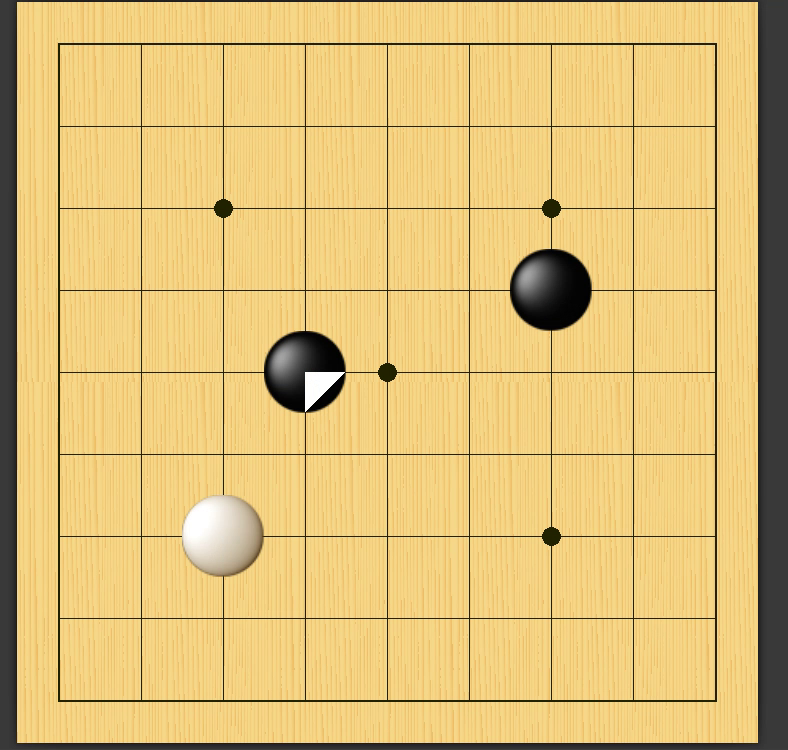
#> input picture frame 46 of samples/2.mp4, 788 x 750 px, given in place of 1.mp4, which was not available
$ python go_video_analyzer.py
#> lines starting #> are read from the running program, lines starting #| are printed output that depends on the picture; after the words box and inside, x2 and y2 are one past the last pixel; in counts of white or black regions, pixels touching at a corner belong together; pictures that were not available may be replaced by others from this repository, and a replacement may not be noted
### code/cross_point.py
# -*- coding: utf-8 -*-

'''
获取灰度图像中水平直线、垂直直线的交点坐标

author: Sunny An

date: 2017年4月18日 星期二
'''

import cv2
import numpy as np
import math


# 形态学运算的模板
__kernel = np.ones((3,3), np.uint8)

def get_cross_points(gray_img, canny_thresholds=(100, 255), close_times=1, line_threshold=300, r_error=10, t_error=10*np.pi/180):
    '''
    获取灰度图像中水平直线、垂直直线的交点坐标

    gray_img: 灰度图像

    canny_thresholds: Canny 算法获取图像边界的两个阈值

    close_times: 形态学闭运算次数

    line_threshold: Hough 变换检测直线的投票阈值

    r_error: Hough 变换检测直线时，r 值之差小于 r_error 认为是相似直线

    t_error: Hough 变换检测直线时，theta 值之差小于 t_error 认为是相似直线

    返回 二值图像，numpy 三维数组，前两维表示交点的顺序，最后一维长度为 2 ，表示交点 x, y 坐标
    '''

    # Canny 算法求边界
    canny = cv2.Canny(gray_img, *canny_thresholds)

    # 形态学运算，闭运算(先膨胀，后腐蚀)，填充空隙
    close = cv2.morphologyEx(canny, cv2.MORPH_CLOSE, __kernel, anchor=(1,1), iterations=close_times)

    # Hough 变换，检测直线
    lines = cv2.HoughLines(close, 1, np.pi / 180, line_threshold)
    if lines is None:
        return close, None

    # 只取 ± theta_range 误差内的的水平或垂直直线
    theta_range = 20 * np.pi / 180  # 20°

    # 最终筛选之后的直线
    horizontal_lines = []  # 水平线
    vertical_lines = [] # 垂直线

    for line in lines:
        rho, theta = int(line[0][0]), float(line[0][1])

        # 检测 ± theta_range 误差内的的水平或垂直直线
        line_type = 0  # 1水平线 2垂直线
        if rho >= 0 and theta >= np.pi / 2 - theta_range and theta <= np.pi / 2 + theta_range:
            line_type = 1
            line_list = horizontal_lines
        elif (rho >= 0 and theta >= 0 and theta <= theta_range) \
        or (rho <=0 and theta >= np.pi - theta_range and theta <np.pi):
            line_type = 2
            line_list = vertical_lines
        else:
            # 不在误差范围内，不是水平或垂直直线
            continue


        # 是否找到了相似直线
        found_similar = False
        insert_position = len(line_list)  # 插入直线信息的位置
        # 检查有无相似直线，并按 |rho| 升序排序
        for i, line in enumerate(line_list):
            r = line[0]
            t = line[1]

            symbol = rho * r >= 0
            if (symbol is True and abs(rho - r) <= r_error and abs(theta - t) <= t_error) \
            or (symbol is False and abs(rho + r) <= r_error and abs(np.pi - theta - t) <= t_error):
                # 是相似直线
                found_similar = True
                break
            elif abs(rho) < abs(r):
                # rho 长度 小于 r ，应插入 r 之前
                insert_position = i
                break

        if not found_similar:
            line_list.insert(insert_position, (rho, theta))


    len_h_lines, len_v_lines = len(horizontal_lines), len(vertical_lines)
    if len_h_lines < 3 or len_v_lines < 3:
        # 直线数量不足，认为没找到
        return close, None

    # 求得所有交点
    # 创建存放交点的数组
    points = np.empty((len_h_lines, len_v_lines, 2), dtype=int)
    for i in range(len_h_lines):
        c1, s1, r1 = math.cos(horizontal_lines[i][1]), math.sin(horizontal_lines[i][1]), horizontal_lines[i][0]
        for j in range(len_v_lines):
            c2, s2, r2 = math.cos(vertical_lines[j][1]), math.sin(vertical_lines[j][1]), vertical_lines[j][0]
            denominator = s1 * c2 - s2 * c1  # 分母
            x = int(round((r2 * s1 - r1 * s2) / denominator))
            y = int(round((r1 * c2 - r2 * c1) / denominator))
            points[i, j] = x, y

    # 过滤不在棋盘上的直线
    top, bottom, left , right = 0, 0, 0, 0
    #过滤上方水平直线
    for i in range(len_h_lines - 1):
        count = 0
        for j in range(len_v_lines):
            x = int(round(np.average(points[i: i + 2, j, 0])))
            y = int(round(np.average(points[i: i + 2, j, 1])))
            if 255 in close[y, x - 3: x + 3]:
                count += 1
        if count > len_v_lines // 2:
            # 超过一半的点在垂直直线上，认为该直线有效
            top = i
            break
    #过滤下方水平直线
    for i in range(len_h_lines - 2, -1, -1):
        count = 0
        for j in range(len_v_lines):
            x = int(round(np.average(points[i: i + 2, j, 0])))
            y = int(round(np.average(points[i: i + 2, j, 1])))
            if 255 in close[y, x - 3: x + 3]:
                count += 1
        if count > len_v_lines // 2:
            # 超过一半的点在垂直直线上，认为该直线有效
            bottom = i + 1
            break
    #过滤左侧垂直直线
    for i in range(len_v_lines - 1):
        count = 0
        for j in range(len_h_lines):
            x = int(round(np.average(points[j, i: i + 2, 0])))
            y = int(round(np.average(points[j, i: i + 2, 1])))
            if 255 in close[y - 3: y + 3, x]:
                count += 1
        if count > len_h_lines // 2:
            # 超过一半的点在垂直直线上，认为该直线有效
            left = i
            break
    #过滤右侧垂直直线
    for i in range(len_v_lines - 2, -1, -1):
        count = 0
        for j in range(len_h_lines):
            x = int(round(np.average(points[j, i: i + 2, 0])))
            y = int(round(np.average(points[j, i: i + 2, 1])))
            if 255 in close[y, x - 3: x + 3]:
                count += 1
        if count > len_h_lines // 2:
            # 超过一半的点在垂直直线上，认为该直线有效
            right = i + 1
            break

    # 精确地坐标
    # horizontal_lines = horizontal_lines[top: bottom + 1]
    # vertical_lines = vertical_lines[left: right + 1]
    points = points[top: bottom + 1, left: right + 1]

    return close, points

### code/go_process.py
# -*- coding: utf-8 -*-

'''
围棋进程记录
'''

import numpy as np

'空白'
QI_BLANK = 0
'黑棋'
QI_BLACK = 1
'白棋'
QI_WHITE = 2

'动作-落子'
ACT_DOWN = 1
'动作-落子提子'
ACT_DOWN_TAKE = 2
'动作-停一手'
ACT_GIVE_UP = 3


class Round(object):
    '回合动作'

    def __init__(self):
        '回合'
        self.round_no = None
        '当前哪一方：黑、白'
        self.who = None
        '动作：落子，落子提子，放弃'
        self.action = None
        '落子坐标：(x，y, 序号)'
        self.down = None
        '提子坐标：[(x, y, 序号), (x, y, 序号)...]'
        self.take = []


    def __str__(self):
        if self.action == ACT_GIVE_UP:
            t = '第 %d 回合\n%s方停一手' % (self.round_no, '黑' if self.who == QI_BLACK else '白')
        else:
            t = '第 %d 回合\n%s方落子坐标 (%d, %d)' % (self.round_no, '黑' if self.who == QI_BLACK else '白', self.down[0], self.down[1])
        if self.action == ACT_DOWN_TAKE:
            t1 = []
            for x, y, i in self.take:
                t1.append('(%d, %d)' % (x, y))
            t = t + '\n提 %d 子: %s' % (len(self.take), ', '.join(t1))
        return t


    __repr__ = __str__


class GoProcess(object):
    '围棋进程记录类'

    # 回合开始标志
    __round_start = 1
    # 回合结束表示
    __round_end = 2


    def __init__(self, shape):
        '棋盘大小'
        self.shape = shape
        '棋局记录'
        self.process = []
        '史棋盘棋子布局'
        self.__qiju1 = np.zeros(shape, dtype=int)
        '新棋盘棋子布局'
        self.__qiju2 = None
        '回合状态'
        self.__round_status = self.__round_end
        '落子计数'
        self.__down_count = 0
        '落子棋子坐标'
        self.__down_list = []


    def round_start(self):
        '回合开始'
        self.__qiju2 = np.zeros(self.shape, dtype=int)
        self.__round_status = self.__round_start


    def found(self, x, y, qizi_type):
        '发现棋子\n\nx, y: 坐标\n\nqizi_type: 棋子类型'
        self.__qiju2[y, x] = qizi_type


    def round_end(self):
        '回合结束'
        status = self.__qiju2 - self.__qiju1

        blacks = []  # 记录黑棋坐标
        whites = []  # 记录白棋坐标
        take_blacks = []  # 记录被提黑棋坐标
        take_whites = []  # 记录被提白棋坐标
        rd0 = None  # 如有停一手回合，记录之
        rd = Round()  # 记录当前回合

        for y in range(status.shape[0]):
            for x in range(status.shape[1]):
                s = status[y, x]
                if s == QI_BLACK:
                    blacks.append((x, y))
                elif s == QI_WHITE:
                    whites.append((x, y))
                elif s == -QI_BLACK:
                    take_blacks.append((x, y))
                elif s == -QI_WHITE:
                    take_whites.append((x, y))

        len_b = len(blacks)
        len_w = len(whites)
        len_tb = len(take_blacks)
        len_tw = len(take_whites)

        if len_b == 1 and len_tw == 0 and len_w == 0 and len_tb == 0:
            # 黑棋落子

            # 判断上一回合是否是黑棋，如果是，说明白棋停一手
            if len(self.process) != 0 and self.process[-1].who == QI_BLACK:
                rd0 = Round()
                rd0.round_no = len(self.process) + 1
                rd0.who = QI_WHITE
                rd0.action = ACT_GIVE_UP
                self.process.append(rd0)

            self.__down_count += 1

            rd.round_no = len(self.process) + 1
            rd.who = QI_BLACK
            rd.action = ACT_DOWN
            x, y = blacks[0]
            rd.down = (x, y, self.__down_count)

            self.process.append(rd)
            self.__down_list.append((x, y, self.__down_count, QI_BLACK))
        elif len_b == 1 and len_tw > 0 and len_w == 0 and len_tb == 0:
            # 黑棋落子，白棋被提子

            # 判断上一回合是否是黑棋，如果是，说明白棋停一手
            if len(self.process) != 0 and self.process[-1].who == QI_BLACK:
                rd0 = Round()
                rd0.round_no = len(self.process) + 1
                rd0.who = QI_WHITE
                rd0.action = ACT_GIVE_UP
                self.process.append(rd0)

            self.__down_count += 1

            rd.round_no = len(self.process) + 1
            rd.who = QI_BLACK
            rd.action = ACT_DOWN_TAKE
            x, y = blacks[0]
            rd.down = (x, y, self.__down_count)
            for x, y in take_whites:
                no = self.__take_in_down_list(x, y)
                rd.take.append((x, y, no))

            self.process.append(rd)
            self.__down_list.append((x, y, self.__down_count, QI_BLACK))
        elif len_w == 1 and len_tb == 0 and len_b == 0 and len_tw == 0:
            # 白棋落子

            # 判断上一回合是否是白棋，如果是，说明黑棋停一手
            if len(self.process) != 0 and self.process[-1].who == QI_WHITE:
                rd0 = Round()
                rd0.round_no = len(self.process) + 1
                rd0.who = QI_BLACK
                rd0.action = ACT_GIVE_UP
                self.process.append(rd0)

            self.__down_count += 1

            rd.round_no = len(self.process) + 1
            rd.who = QI_WHITE
            rd.action = ACT_DOWN
            x, y = whites[0]
            rd.down = (x, y, self.__down_count)

            self.process.append(rd)
            self.__down_list.append((x, y, self.__down_count, QI_WHITE))
        elif len_w == 1 and len_tb > 0 and len_b == 0 and len_tw == 0:
            # 白棋落子，黑棋被提子

            # 判断上一回合是否是白棋，如果是，说明黑棋停一手
            if len(self.process) != 0 and self.process[-1].who == QI_WHITE:
                rd0 = Round()
                rd0.round_no = len(self.process) + 1
                rd0.who = QI_BLACK
                rd0.action = ACT_GIVE_UP
                self.process.append(rd0)

            self.__down_count += 1

            rd.round_no = len(self.process) + 1
            rd.who = QI_WHITE
            rd.action = ACT_DOWN_TAKE
            x, y = whites[0]
            rd.down = (x, y, self.__down_count)
            for x, y in take_blacks:
                no = self.__take_in_down_list(x, y)
                rd.take.append((x, y, no))

            self.process.append(rd)
            self.__down_list.append((x, y, self.__down_count, QI_WHITE))

        self.__round_status = self.__round_end

        if rd.who == None:
            # 其他落子情况
            return None, None
        # 更新棋盘
        self.__qiju1 = self.__qiju2
        return rd0, rd


    # [10 lines left out: function __take_in_down_list, not called in this run]


    def get_down_list(self, round_no=None):
        '''获得指定回合落子状态

        round_no: 指定的回合，None 表示到最后一回合
        '''
        if round_no == None:
            round_no = len(self.process)

        down_list = []
        for i in range(round_no):
            rd = self.process[i]
            if rd.action == ACT_GIVE_UP:
                # 如果停一手，down 为 None
                continue
            x, y, no = rd.down
            down_list.append((x, y, no, rd.who))
            for x, y, no in rd.take:
                self.__take_in_down_list(x, y, down_list)

        return down_list


    # [20 lines left out: function get_sgf_text, not called in this run]


# [31 lines that do not run on import are left out]

### code/go_video_analyzer.py
# -*- coding: utf-8 -*-

'''
围棋视频分析程序

author: Sunny An

date: 2017年5月16日 星期二
'''


import os
import sys
import itertools
import math

import cv2
import numpy as np

import go_process as gp
from cross_point import get_cross_points


class GoVideoAnalyzer(object):
    '围棋视频分析类'

    def _is_black(self, hsv):
        '是否是黑色棋子'
        # return (abs(hsv - _black_hsv) <= self.qizi_color_threshold).all()
        return abs(float(hsv[2] - self._black_hsv[2])) <= self.qizi_color_threshold


    def _is_white(self, hsv):
        '是否是白色棋子'
        return (abs(hsv - self._white_hsv) <= self.qizi_color_threshold).all()


    def _get_qizi_area_fun(self, r):
        '传入棋子范围宽度，返回获取棋子范围函数'
        # np.s_[] 返回切片元组 tuple of slice
        return lambda x, y: np.s_[y+r:y+2*r,x-2*r:x-r,:]


    def _draw_board_coordinate(self, im):
        '画棋盘坐标'
        for x in range(self.points.shape[1]):
            qizi_x, qizi_y = self.points[0, x]
            cv2.putText(im, str(x), (qizi_x, 20), cv2.FONT_HERSHEY_SIMPLEX, 0.5, (0, 0, 255), 1)
        for y in range(self.points.shape[0]):
            qizi_x, qizi_y = self.points[y, 0]
            cv2.putText(im, str(y), (10, qizi_y), cv2.FONT_HERSHEY_SIMPLEX, 0.5, (0, 0, 255), 1)


    def __init__(self):
        self._black_hsv = np.array([0, 0, 20])  # 黑色棋子 hsv 颜色
        self._white_hsv = np.array([19, 24, 230.5])  # 白色棋子 hsv 颜色
        self.qizi_color_threshold = 20  # 棋子 hsv 颜色允许阈值

        self.cap = None  # cv2 capture
        self.frame_count = 0  # 视频总帧数
        self.cur_frame_count = 0  # 当前帧数
        self.frame_step = 1  # 播放帧数步长
        self.go_board_im = None  # 围棋棋盘图像

        self.go_process = None  # 创建围棋进程记录对象
        self.points = None  # 交点坐标
        self.r = 0  # 棋子半径
        self.qizi_area = None  # 棋子范围函数


    def load_video(self, video_path, frame_step=None):
        '加载视频文件'
        self.cap = cv2.VideoCapture(video_path)

        if self.cap.isOpened() == False:
            return (False, None)

        self.frame_count = self.cap.get(cv2.CAP_PROP_FRAME_COUNT)  # 视频总帧数
        if frame_step is None:
             self.frame_step = int(self.cap.get(cv2.CAP_PROP_FPS)) // 3  # 播放帧数步长
        else:
            frame_step = int(frame_step)
            self.frame_step = frame_step if frame_step > 0 else 1

        # 读取第一帧图像
        ret, self.go_board_im = self.cap.read()
#> self.go_board_im is the input picture: shape (750, 788, 3); mean B, G, R 119.3, 190.5, 221
        return (True, self.go_board_im)


    def analyze_cross_point(self):
        '分析棋盘交叉点'
        # 转化为灰度图像
        im_gray = cv2.cvtColor(self.go_board_im, cv2.COLOR_BGR2GRAY)
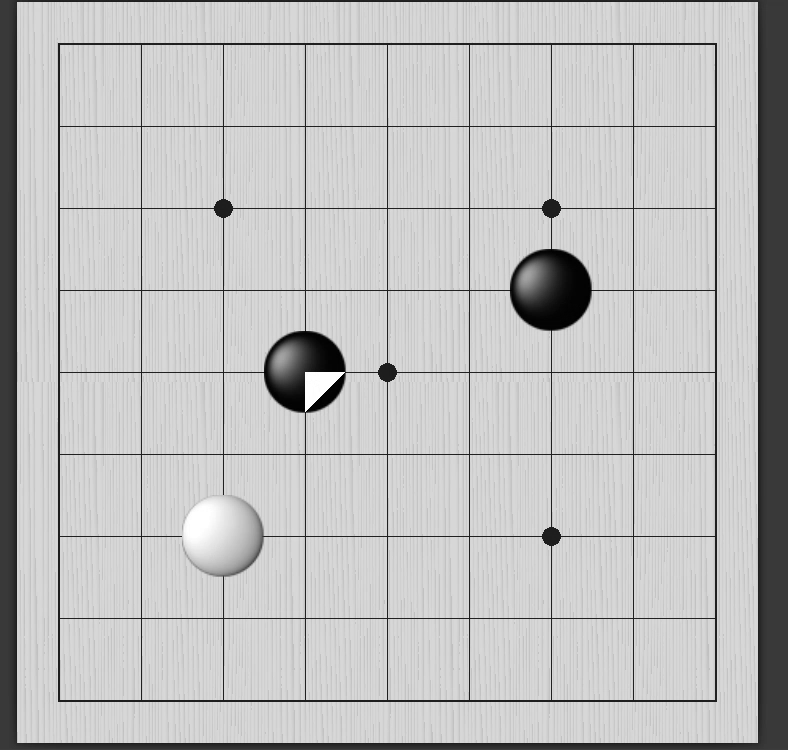
#> im_gray: shape (750, 788); min 0, max 255, mean 191.5

        kw = {'canny_thresholds': (100, 255), 'close_times': 1, \
               'line_threshold': 500, 'r_error': 10, 't_error': 10*np.pi / 180}

        bin_img, self.points = get_cross_points(im_gray, **kw)
#> in get_cross_points, `canny = cv2.Canny(gray_img, *canny_thresholds)`:
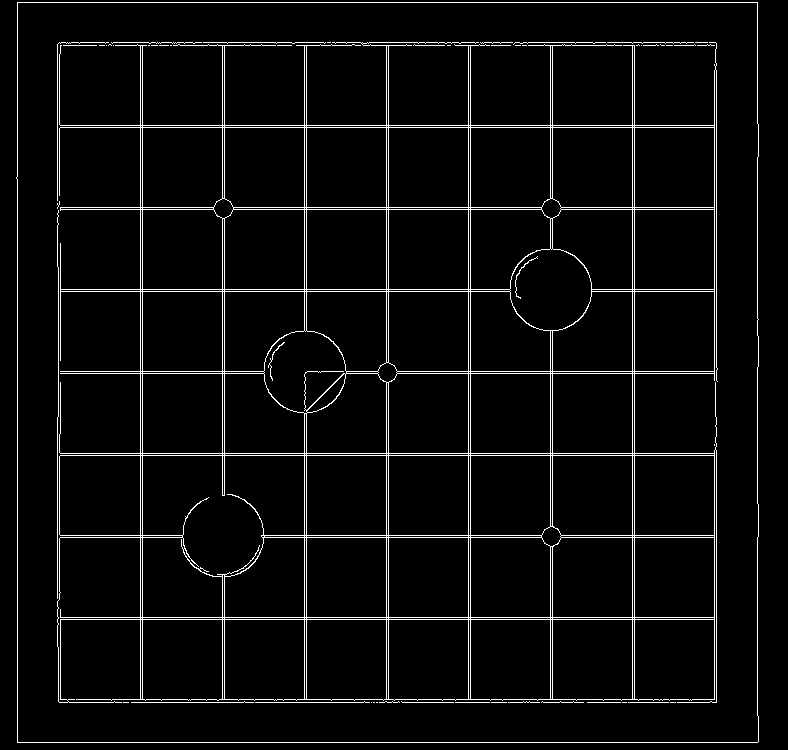
#> canny: shape (750, 788); 4.4% white in thin lines or dots
#> in get_cross_points, `close = cv2.morphologyEx(canny, cv2.MORPH_CLOSE, __kernel, anchor=(1,1..`:
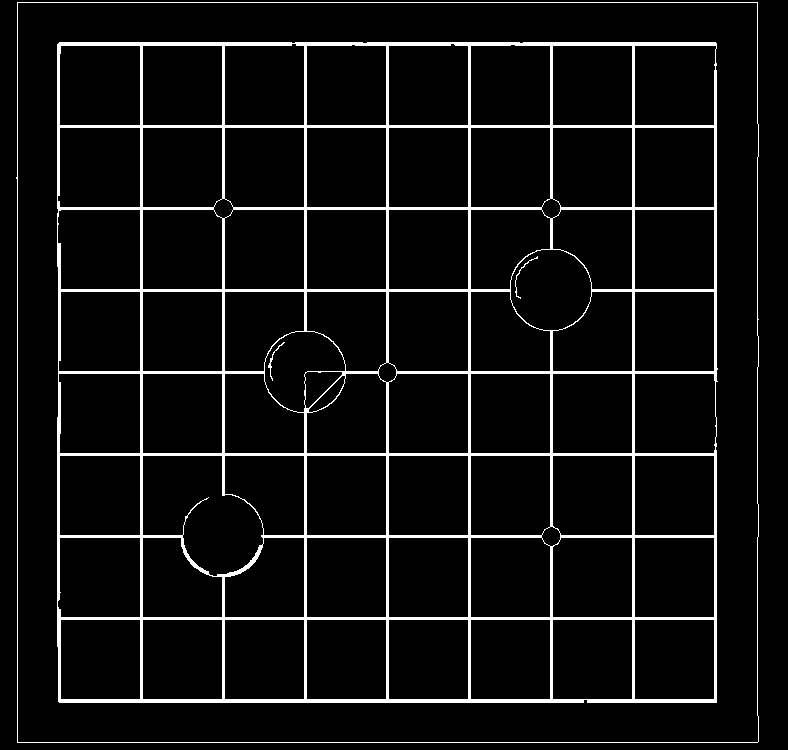
#> close: shape (750, 788); 6.6% white; 4 white regions, box (x1, y1, x2, y2) and area: (57, 42, 718, 703) 35629, (16, 2, 759, 743) 2963, (515, 256, 538, 299) 68, (268, 342, 285, 381) 68
#> in get_cross_points, `lines = cv2.HoughLines(close, 1, np.pi / 180, line_threshold)`: lines = 23 rows, first 8: [17, 0], [2, 1.57], [742, 1.57], [140, 0], [468, 0], [632, 0], [125, 1.57], [453, 1.57]
#> the loop in get_cross_points, `for line in lines:` made 23 passes
#> (rho, theta, line_type) on passes 3 to 8: (742, 1.57, 1), (140, 0, 2), (468, 0, 2), (632, 0, 2), (125, 1.57, 1), (453, 1.57, 1)

        # 是否成功找到交点
        if self.points is None:
            return (False, None)

        self.r = int(self.points[0, 1, 0] - self.points[0, 0, 0])  # 获取棋子半径
#> self.r = 82
        self.qizi_area = self._get_qizi_area_fun(self.r // 6)  # 棋子范围函数
        self.go_process = gp.GoProcess(self.points.shape[:2])  # 创建围棋进程记录对象

        return (True, self.points)


    def mark_cross_point(self, radius=5, color=(0,0,255)):
        '标记交叉点'
#> called with radius = 5, color = (0, 0, 255)
        # 将二维点坐标用一维存储
        flat_points = self.points.reshape(self.points.shape[0] * self.points.shape[1], 2)
#> flat_points = 81 pairs, first value 58 to 715, second value 43 to 699

        im_mark = self.go_board_im.copy()  # 拷贝棋盘

        for x, y in flat_points:
            cv2.circle(im_mark, (x, y), radius, color)
#> this loop made 81 passes
#> (x, y) on passes 1 to 8: (58, 43), (140, 43), (222, 43), (305, 43), (386, 43), (468, 43), (550, 43), (632, 43)
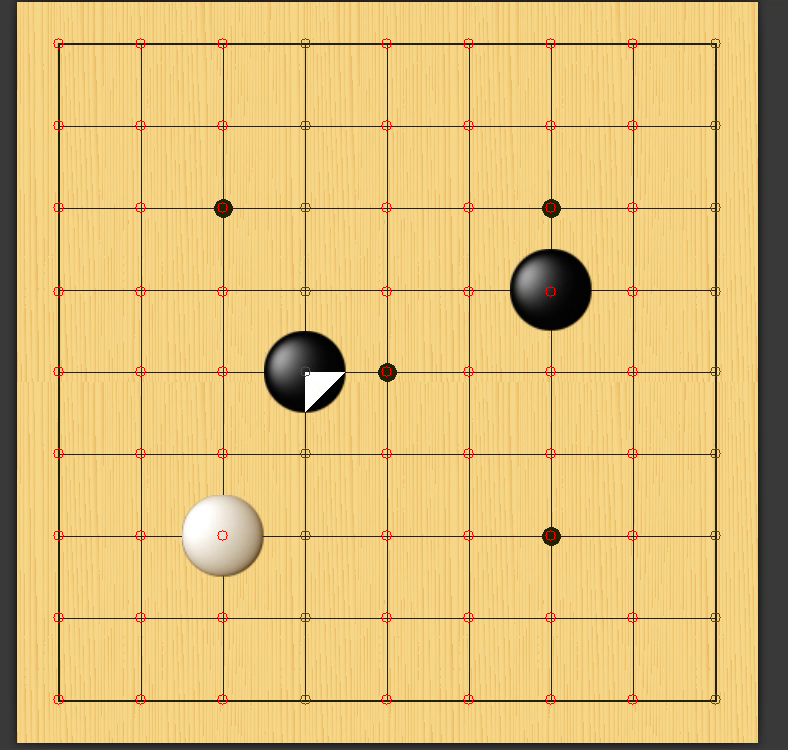
#> im_mark: shape (750, 788, 3); 0.38% of pixels changed, all inside (x1, y1, x2, y2) = (53, 38, 721, 705)
        self._draw_board_coordinate(im_mark)
#> the loop in _draw_board_coordinate, `for x in range(self.points.shape[1]):` made 9 passes
#> qizi_x on passes 1 to 8: 58, 140, 222, 305, 386, 468, 550, 632
#> (the rest of the program and of its run is left out)
